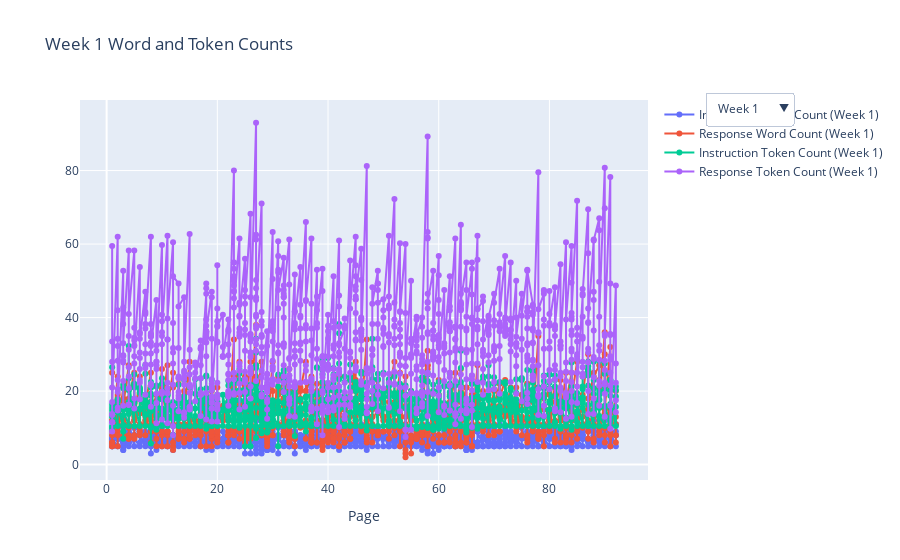

Notebook code for this chart:
### Code cell
# Functions to count words and tokens
def count_words(s):
    return len(str(s).split())

def count_tokens_from_chars(s):
    return len(s) / 4

def count_tokens_from_words(word_count):
    return 3/4 * word_count

# Calculating word and token counts
df_qa['instruction_word_count'] = df_qa['instruction'].apply(count_words)
df_qa['response_word_count'] = df_qa['response'].apply(count_words)
df_qa['instruction_token_count'] = df_qa['instruction_word_count'].apply(count_tokens_from_words) + df_qa['instruction'].apply(count_tokens_from_chars)
df_qa['response_token_count'] = df_qa['response_word_count'].apply(count_tokens_from_words) + df_qa['response'].apply(count_tokens_from_chars)

# Creating the interactive plot
fig = go.Figure()

# For each week, create traces for the word and token counts per page
for week in df_qa['week'].unique():
    week_data = df_qa[df_qa['week'] == week]
    
    fig.add_trace(
        go.Scatter(
            x=week_data['page'], 
            y=week_data['instruction_word_count'],
            mode='lines+markers',
            name=f'Instruction Word Count (Week {week})',
            visible=(True if week == 1 else False)  # Only the first week's data is visible initially
        )
    )
    
    fig.add_trace(
        go.Scatter(
            x=week_data['page'], 
            y=week_data['response_word_count'],
            mode='lines+markers',
            name=f'Response Word Count (Week {week})',
            visible=(True if week == 1 else False)
        )
    )
    
    fig.add_trace(
        go.Scatter(
            x=week_data['page'], 
            y=week_data['instruction_token_count'],
            mode='lines+markers',
            name=f'Instruction Token Count (Week {week})',
            visible=(True if week == 1 else False)
        )
    )
    
    fig.add_trace(
        go.Scatter(
            x=week_data['page'], 
            y=week_data['response_token_count'],
            mode='lines+markers',
            name=f'Response Token Count (Week {week})',
            visible=(True if week == 1 else False)
        )
    )

# Dropdown menu
buttons = []
for i, week in enumerate(df_qa['week'].unique()):
    visible = [i==week-1 for j in range(4*len(df_qa['week'].unique()))]
    buttons.append(
        dict(
            label=f"Week {week}",
            method="update",
            args=[{"visible": visible},
                  {"title": f"Week {week} Word and Token Counts"}]
        )
    )

# Update layout for dropdown and other aesthetics
fig.update_layout(
    updatemenus=[
        go.layout.Updatemenu(
            active=0,
            buttons=buttons,
            x=1.1,
            xanchor="left",
            y=1.02,
            yanchor="top"
        ),
    ],
    title_text="Week 1 Word and Token Counts",
    xaxis_title="Page",
)

fig.show()

### Figure 1 — Plotly figure (JSON) as saved in the notebook; plotly's stock layout.template omitted (floating-point values rounded to 4 significant figures; data arrays with more than 128 entries replaced by an {"elided": "..."} marker saying what was removed)
{"data": [{"mode": "lines+markers", "name": "Instruction Word Count (Week 1)", "type": "scatter", "visible": true, "x": {"elided": "1090 int values"}, "y": {"elided": "1090 int values"}}, {"mode": "lines+markers", "name": "Response Word Count (Week 1)", "type": "scatter", "visible": true, "x": {"elided": "1090 int values"}, "y": {"elided": "1090 int values"}}, {"mode": "lines+markers", "name": "Instruction Token Count (Week 1)", "type": "scatter", "visible": true, "x": {"elided": "1090 int values"}, "y": {"elided": "1090 float values"}}, {"mode": "lines+markers", "name": "Response Token Count (Week 1)", "type": "scatter", "visible": true, "x": {"elided": "1090 int values"}, "y": {"elided": "1090 float values"}}, {"mode": "lines+markers", "name": "Instruction Word Count (Week 2)", "type": "scatter", "visible": false, "x": {"elided": "684 int values"}, "y": {"elided": "684 int values"}}, {"mode": "lines+markers", "name": "Response Word Count (Week 2)", "type": "scatter", "visible": false, "x": {"elided": "684 int values"}, "y": {"elided": "684 int values"}}, {"mode": "lines+markers", "name": "Instruction Token Count (Week 2)", "type": "scatter", "visible": false, "x": {"elided": "684 int values"}, "y": {"elided": "684 float values"}}, {"mode": "lines+markers", "name": "Response Token Count (Week 2)", "type": "scatter", "visible": false, "x": {"elided": "684 int values"}, "y": {"elided": "684 float values"}}, {"mode": "lines+markers", "name": "Instruction Word Count (Week 3)", "type": "scatter", "visible": false, "x": {"elided": "1192 int values"}, "y": {"elided": "1192 int values"}}, {"mode": "lines+markers", "name": "Response Word Count (Week 3)", "type": "scatter", "visible": false, "x": {"elided": "1192 int values"}, "y": {"elided": "1192 int values"}}, {"mode": "lines+markers", "name": "Instruction Token Count (Week 3)", "type": "scatter", "visible": false, "x": {"elided": "1192 int values"}, "y": {"elided": "1192 float values"}}, {"mode": "lines+markers", "name": "Response Token Count (Week 3)", "type": "scatter", "visible": false, "x": {"elided": "1192 int values"}, "y": {"elided": "1192 float values"}}, {"mode": "lines+markers", "name": "Instruction Word Count (Week 4)", "type": "scatter", "visible": false, "x": {"elided": "635 int values"}, "y": {"elided": "635 int values"}}, {"mode": "lines+markers", "name": "Response Word Count (Week 4)", "type": "scatter", "visible": false, "x": {"elided": "635 int values"}, "y": {"elided": "635 int values"}}, {"mode": "lines+markers", "name": "Instruction Token Count (Week 4)", "type": "scatter", "visible": false, "x": {"elided": "635 int values"}, "y": {"elided": "635 float values"}}, {"mode": "lines+markers", "name": "Response Token Count (Week 4)", "type": "scatter", "visible": false, "x": {"elided": "635 int values"}, "y": {"elided": "635 float values"}}, {"mode": "lines+markers", "name": "Instruction Word Count (Week 5)", "type": "scatter", "visible": false, "x": {"elided": "716 int values"}, "y": {"elided": "716 int values"}}, {"mode": "lines+markers", "name": "Response Word Count (Week 5)", "type": "scatter", "visible": false, "x": {"elided": "716 int values"}, "y": {"elided": "716 int values"}}, {"mode": "lines+markers", "name": "Instruction Token Count (Week 5)", "type": "scatter", "visible": false, "x": {"elided": "716 int values"}, "y": {"elided": "716 float values"}}, {"mode": "lines+markers", "name": "Response Token Count (Week 5)", "type": "scatter", "visible": false, "x": {"elided": "716 int values"}, "y": {"elided": "716 float values"}}, {"mode": "lines+markers", "name": "Instruction Word Count (Week 6)", "type": "scatter", "visible": false, "x": {"elided": "441 int values"}, "y": {"elided": "441 int values"}}, {"mode": "lines+markers", "name": "Response Word Count (Week 6)", "type": "scatter", "visible": false, "x": {"elided": "441 int values"}, "y": {"elided": "441 int values"}}, {"mode": "lines+markers", "name": "Instruction Token Count (Week 6)", "type": "scatter", "visible": false, "x": {"elided": "441 int values"}, "y": {"elided": "441 float values"}}, {"mode": "lines+markers", "name": "Response Token Count (Week 6)", "type": "scatter", "visible": false, "x": {"elided": "441 int values"}, "y": {"elided": "441 float values"}}, {"mode": "lines+markers", "name": "Instruction Word Count (Week 7)", "type": "scatter", "visible": false, "x": {"elided": "770 int values"}, "y": {"elided": "770 int values"}}, {"mode": "lines+markers", "name": "Response Word Count (Week 7)", "type": "scatter", "visible": false, "x": {"elided": "770 int values"}, "y": {"elided": "770 int values"}}, {"mode": "lines+markers", "name": "Instruction Token Count (Week 7)", "type": "scatter", "visible": false, "x": {"elided": "770 int values"}, "y": {"elided": "770 float values"}}, {"mode": "lines+markers", "name": "Response Token Count (Week 7)", "type": "scatter", "visible": false, "x": {"elided": "770 int values"}, "y": {"elided": "770 float values"}}, {"mode": "lines+markers", "name": "Instruction Word Count (Week 8)", "type": "scatter", "visible": false, "x": {"elided": "560 int values"}, "y": {"elided": "560 int values"}}, {"mode": "lines+markers", "name": "Response Word Count (Week 8)", "type": "scatter", "visible": false, "x": {"elided": "560 int values"}, "y": {"elided": "560 int values"}}, {"mode": "lines+markers", "name": "Instruction Token Count (Week 8)", "type": "scatter", "visible": false, "x": {"elided": "560 int values"}, "y": {"elided": "560 float values"}}, {"mode": "lines+markers", "name": "Response Token Count (Week 8)", "type": "scatter", "visible": false, "x": {"elided": "560 int values"}, "y": {"elided": "560 float values"}}, {"mode": "lines+markers", "name": "Instruction Word Count (Week 9)", "type": "scatter", "visible": false, "x": {"elided": "390 int values"}, "y": {"elided": "390 int values"}}, {"mode": "lines+markers", "name": "Response Word Count (Week 9)", "type": "scatter", "visible": false, "x": {"elided": "390 int values"}, "y": {"elided": "390 int values"}}, {"mode": "lines+markers", "name": "Instruction Token Count (Week 9)", "type": "scatter", "visible": false, "x": {"elided": "390 int values"}, "y": {"elided": "390 float values"}}, {"mode": "lines+markers", "name": "Response Token Count (Week 9)", "type": "scatter", "visible": false, "x": {"elided": "390 int values"}, "y": {"elided": "390 float values"}}, {"mode": "lines+markers", "name": "Instruction Word Count (Week 10)", "type": "scatter", "visible": false, "x": {"elided": "800 int values"}, "y": {"elided": "800 int values"}}, {"mode": "lines+markers", "name": "Response Word Count (Week 10)", "type": "scatter", "visible": false, "x": {"elided": "800 int values"}, "y": {"elided": "800 int values"}}, {"mode": "lines+markers", "name": "Instruction Token Count (Week 10)", "type": "scatter", "visible": false, "x": {"elided": "800 int values"}, "y": {"elided": "800 float values"}}, {"mode": "lines+markers", "name": "Response Token Count (Week 10)", "type": "scatter", "visible": false, "x": {"elided": "800 int values"}, "y": {"elided": "800 float values"}}, {"mode": "lines+markers", "name": "Instruction Word Count (Week 11)", "type": "scatter", "visible": false, "x": {"elided": "383 int values"}, "y": {"elided": "383 int values"}}, {"mode": "lines+markers", "name": "Response Word Count (Week 11)", "type": "scatter", "visible": false, "x": {"elided": "383 int values"}, "y": {"elided": "383 int values"}}, {"mode": "lines+markers", "name": "Instruction Token Count (Week 11)", "type": "scatter", "visible": false, "x": {"elided": "383 int values"}, "y": {"elided": "383 float values"}}, {"mode": "lines+markers", "name": "Response Token Count (Week 11)", "type": "scatter", "visible": false, "x": {"elided": "383 int values"}, "y": {"elided": "383 float values"}}, {"mode": "lines+markers", "name": "Instruction Word Count (Week 14)", "type": "scatter", "visible": false, "x": {"elided": "473 int values"}, "y": {"elided": "473 int values"}}, {"mode": "lines+markers", "name": "Response Word Count (Week 14)", "type": "scatter", "visible": false, "x": {"elided": "473 int values"}, "y": {"elided": "473 int values"}}, {"mode": "lines+markers", "name": "Instruction Token Count (Week 14)", "type": "scatter", "visible": false, "x": {"elided": "473 int values"}, "y": {"elided": "473 float values"}}, {"mode": "lines+markers", "name": "Response Token Count (Week 14)", "type": "scatter", "visible": false, "x": {"elided": "473 int values"}, "y": {"elided": "473 float values"}}, {"mode": "lines+markers", "name": "Instruction Word Count (Week 15)", "type": "scatter", "visible": false, "x": {"elided": "595 int values"}, "y": {"elided": "595 int values"}}, {"mode": "lines+markers", "name": "Response Word Count (Week 15)", "type": "scatter", "visible": false, "x": {"elided": "595 int values"}, "y": {"elided": "595 int values"}}, {"mode": "lines+markers", "name": "Instruction Token Count (Week 15)", "type": "scatter", "visible": false, "x": {"elided": "595 int values"}, "y": {"elided": "595 float values"}}, {"mode": "lines+markers", "name": "Response Token Count (Week 15)", "type": "scatter", "visible": false, "x": {"elided": "595 int values"}, "y": {"elided": "595 float values"}}, {"mode": "lines+markers", "name": "Instruction Word Count (Week 16)", "type": "scatter", "visible": false, "x": {"elided": "130 int values"}, "y": {"elided": "130 int values"}}, {"mode": "lines+markers", "name": "Response Word Count (Week 16)", "type": "scatter", "visible": false, "x": {"elided": "130 int values"}, "y": {"elided": "130 int values"}}, {"mode": "lines+markers", "name": "Instruction Token Count (Week 16)", "type": "scatter", "visible": false, "x": {"elided": "130 int values"}, "y": {"elided": "130 float values"}}, {"mode": "lines+markers", "name": "Response Token Count (Week 16)", "type": "scatter", "visible": false, "x": {"elided": "130 int values"}, "y": {"elided": "130 float values"}}], "layout": {"title": {"text": "Week 1 Word and Token Counts"}, "updatemenus": [{"active": 0, "buttons": [{"args": [{"visible": [true, true, true, true, true, true, true, true, true, true, true, true, true, true, true, true, true, true, true, true, true, true, true, true, true, true, true, true, true, true, true, true, true, true, true, true, true, true, true, true, true, true, true, true, true, true, true, true, true, true, true, true, true, true, true, true]}, {"title": "Week 1 Word and Token Counts"}], "label": "Week 1", "method": "update"}, {"args": [{"visible": [true, true, true, true, true, true, true, true, true, true, true, true, true, true, true, true, true, true, true, true, true, true, true, true, true, true, true, true, true, true, true, true, true, true, true, true, true, true, true, true, true, true, true, true, true, true, true, true, true, true, true, true, true, true, true, true]}, {"title": "Week 2 Word and Token Counts"}], "label": "Week 2", "method": "update"}, {"args": [{"visible": [true, true, true, true, true, true, true, true, true, true, true, true, true, true, true, true, true, true, true, true, true, true, true, true, true, true, true, true, true, true, true, true, true, true, true, true, true, true, true, true, true, true, true, true, true, true, true, true, true, true, true, true, true, true, true, true]}, {"title": "Week 3 Word and Token Counts"}], "label": "Week 3", "method": "update"}, {"args": [{"visible": [true, true, true, true, true, true, true, true, true, true, true, true, true, true, true, true, true, true, true, true, true, true, true, true, true, true, true, true, true, true, true, true, true, true, true, true, true, true, true, true, true, true, true, true, true, true, true, true, true, true, true, true, true, true, true, true]}, {"title": "Week 4 Word and Token Counts"}], "label": "Week 4", "method": "update"}, {"args": [{"visible": [true, true, true, true, true, true, true, true, true, true, true, true, true, true, true, true, true, true, true, true, true, true, true, true, true, true, true, true, true, true, true, true, true, true, true, true, true, true, true, true, true, true, true, true, true, true, true, true, true, true, true, true, true, true, true, true]}, {"title": "Week 5 Word and Token Counts"}], "label": "Week 5", "method": "update"}, {"args": [{"visible": [true, true, true, true, true, true, true, true, true, true, true, true, true, true, true, true, true, true, true, true, true, true, true, true, true, true, true, true, true, true, true, true, true, true, true, true, true, true, true, true, true, true, true, true, true, true, true, true, true, true, true, true, true, true, true, true]}, {"title": "Week 6 Word and Token Counts"}], "label": "Week 6", "method": "update"}, {"args": [{"visible": [true, true, true, true, true, true, true, true, true, true, true, true, true, true, true, true, true, true, true, true, true, true, true, true, true, true, true, true, true, true, true, true, true, true, true, true, true, true, true, true, true, true, true, true, true, true, true, true, true, true, true, true, true, true, true, true]}, {"title": "Week 7 Word and Token Counts"}], "label": "Week 7", "method": "update"}, {"args": [{"visible": [true, true, true, true, true, true, true, true, true, true, true, true, true, true, true, true, true, true, true, true, true, true, true, true, true, true, true, true, true, true, true, true, true, true, true, true, true, true, true, true, true, true, true, true, true, true, true, true, true, true, true, true, true, true, true, true]}, {"title": "Week 8 Word and Token Counts"}], "label": "Week 8", "method": "update"}, {"args": [{"visible": [true, true, true, true, true, true, true, true, true, true, true, true, true, true, true, true, true, true, true, true, true, true, true, true, true, true, true, true, true, true, true, true, true, true, true, true, true, true, true, true, true, true, true, true, true, true, true, true, true, true, true, true, true, true, true, true]}, {"title": "Week 9 Word and Token Counts"}], "label": "Week 9", "method": "update"}, {"args": [{"visible": [true, true, true, true, true, true, true, true, true, true, true, true, true, true, true, true, true, true, true, true, true, true, true, true, true, true, true, true, true, true, true, true, true, true, true, true, true, true, true, true, true, true, true, true, true, true, true, true, true, true, true, true, true, true, true, true]}, {"title": "Week 10 Word and Token Counts"}], "label": "Week 10", "method": "update"}, {"args": [{"visible": [true, true, true, true, true, true, true, true, true, true, true, true, true, true, true, true, true, true, true, true, true, true, true, true, true, true, true, true, true, true, true, true, true, true, true, true, true, true, true, true, true, true, true, true, true, true, true, true, true, true, true, true, true, true, true, true]}, {"title": "Week 11 Word and Token Counts"}], "label": "Week 11", "method": "update"}, {"args": [{"visible": [false, false, false, false, false, false, false, false, false, false, false, false, false, false, false, false, false, false, false, false, false, false, false, false, false, false, false, false, false, false, false, false, false, false, false, false, false, false, false, false, false, false, false, false, false, false, false, false, false, false, false, false, false, false, false, false]}, {"title": "Week 14 Word and Token Counts"}], "label": "Week 14", "method": "update"}, {"args": [{"visible": [false, false, false, false, false, false, false, false, false, false, false, false, false, false, false, false, false, false, false, false, false, false, false, false, false, false, false, false, false, false, false, false, false, false, false, false, false, false, false, false, false, false, false, false, false, false, false, false, false, false, false, false, false, false, false, false]}, {"title": "Week 15 Word and Token Counts"}], "label": "Week 15", "method": "update"}, {"args": [{"visible": [false, false, false, false, false, false, false, false, false, false, false, false, false, false, false, false, false, false, false, false, false, false, false, false, false, false, false, false, false, false, false, false, false, false, false, false, false, false, false, false, false, false, false, false, false, false, false, false, false, false, false, false, false, false, false, false]}, {"title": "Week 16 Word and Token Counts"}], "label": "Week 16", "method": "update"}], "x": 1.1, "xanchor": "left", "y": 1.02, "yanchor": "top"}], "xaxis": {"title": {"text": "Page"}}}}
